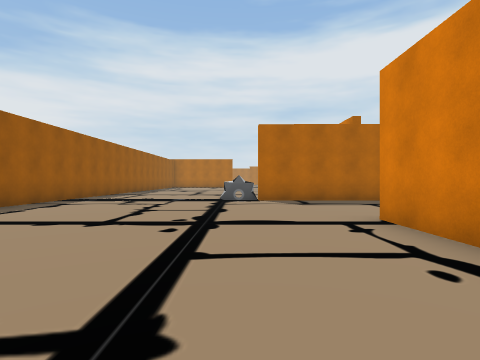
View 1 (above)

24 first-person views from a walk through a Unity game level. The camera is 1.2 m above the floor, looks level and sees 80° across. The floor is counted in squares, 2 m on a side. Each view is taken from the middle of a square. On the plan, view 1 faces up. The plan holds only what a view shows up to about 9 squares ahead; the rest is blank. The place goes on beyond the plan. The player is left out.

View 2
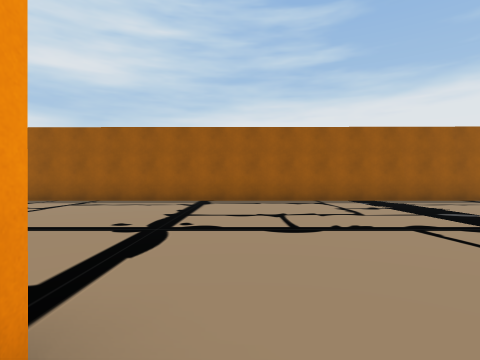

View 3
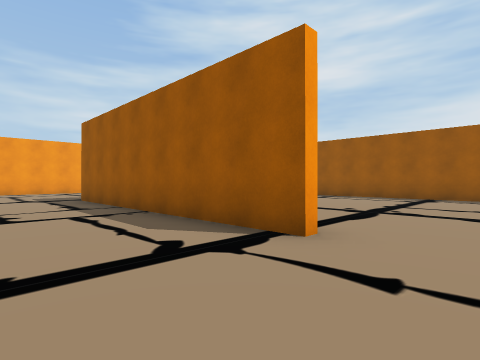

View 4
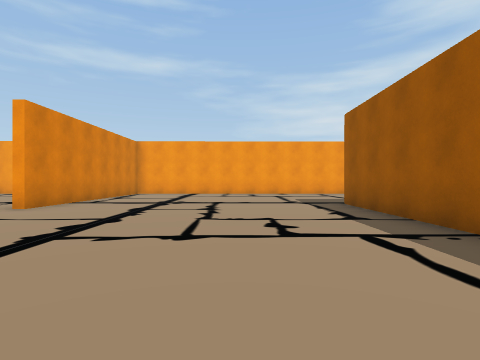

View 5
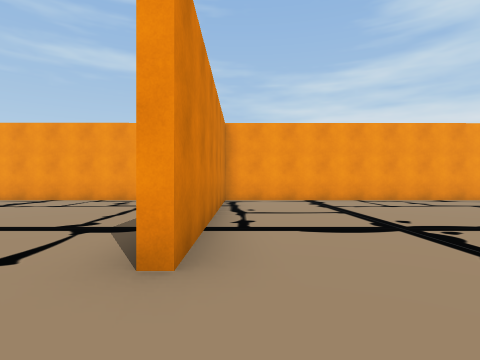

View 6
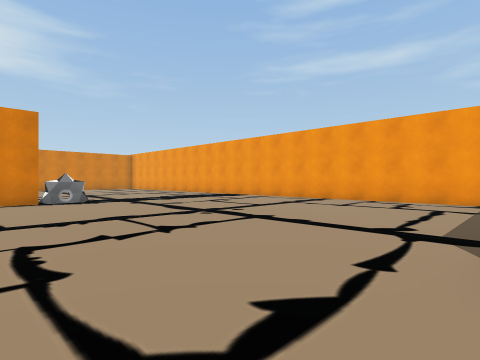

View 7
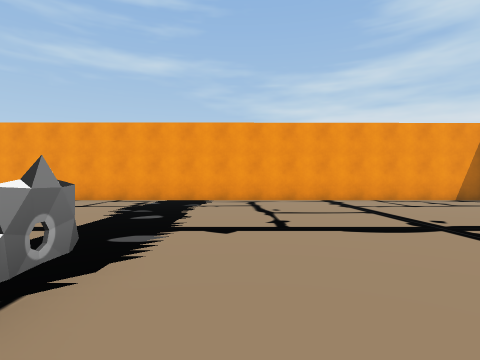

View 8
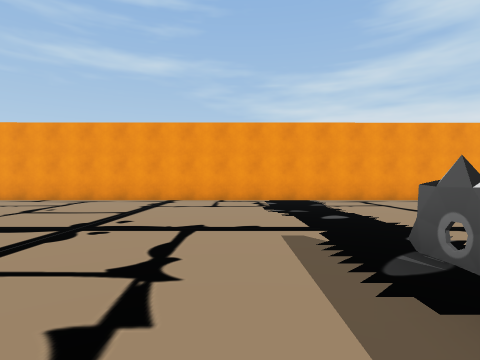

View 9
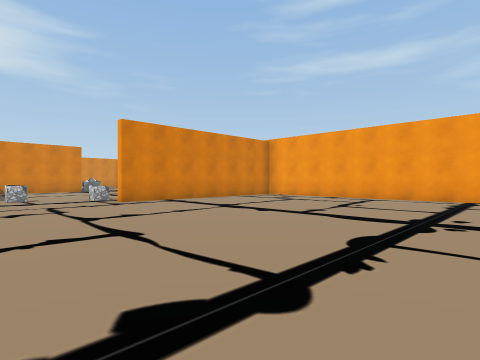

View 10
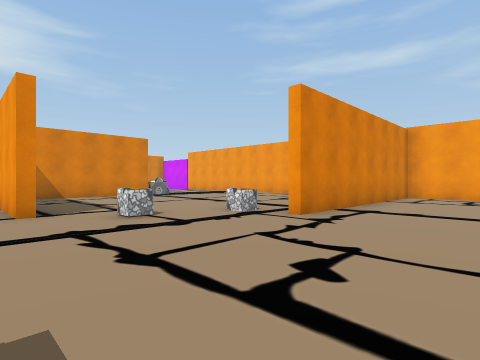

View 11
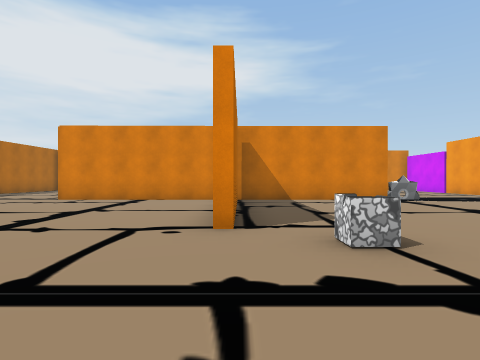

View 12
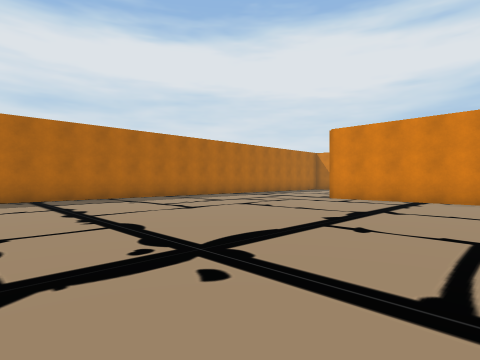

View 13
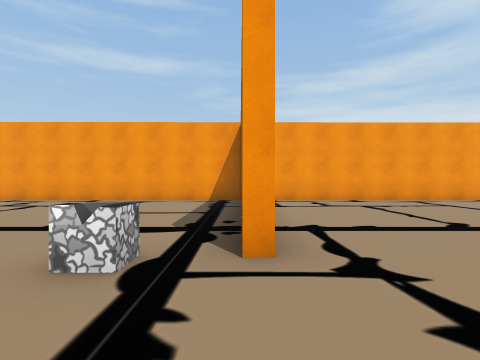

View 14
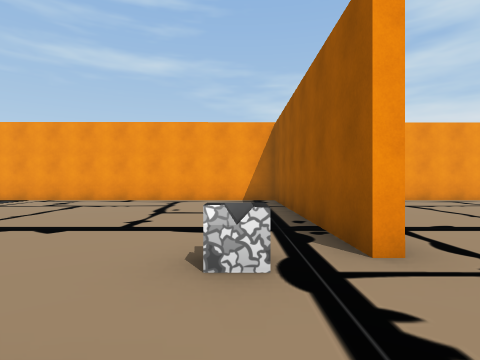

View 15
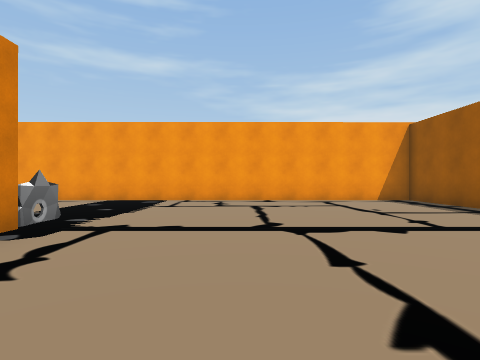

View 16
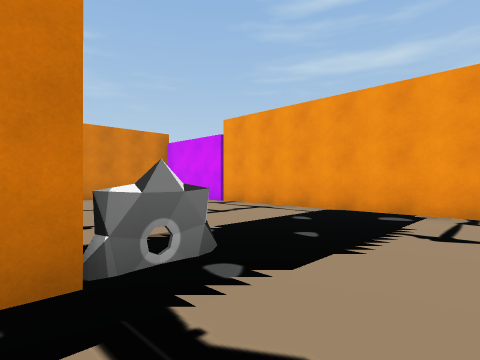

View 17
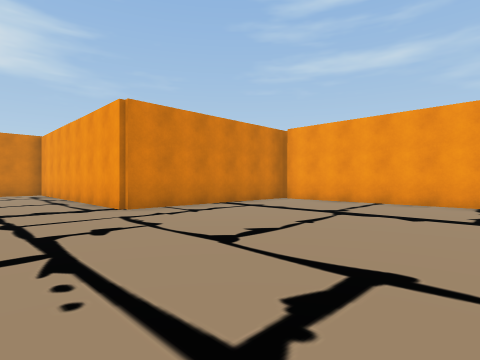

View 18
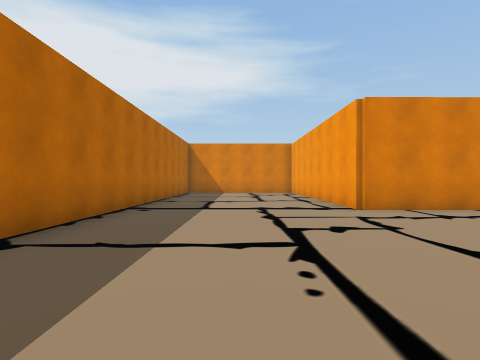

View 19
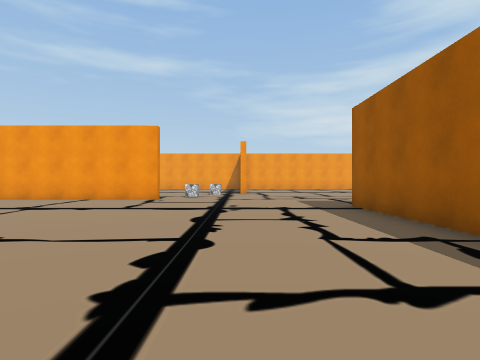

View 20
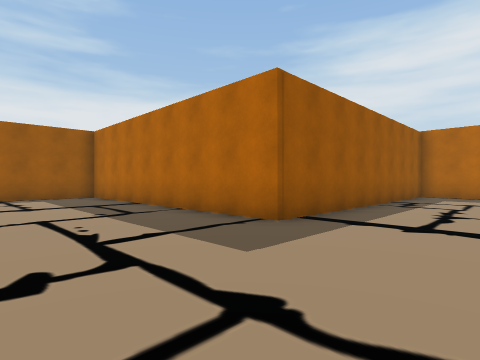

View 21
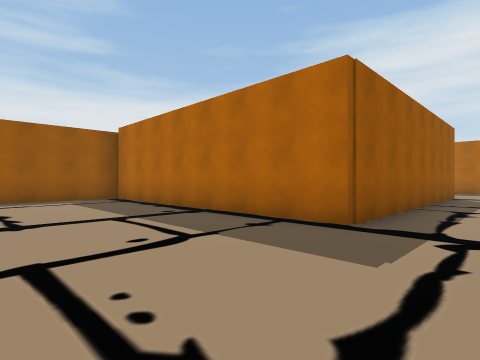

View 22
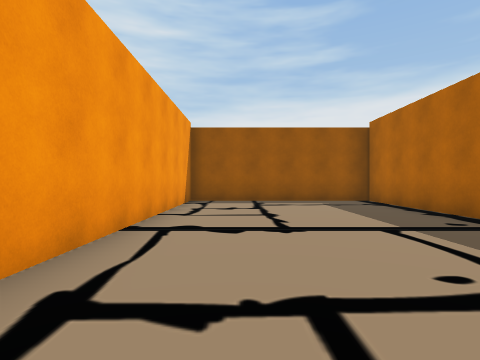

View 23
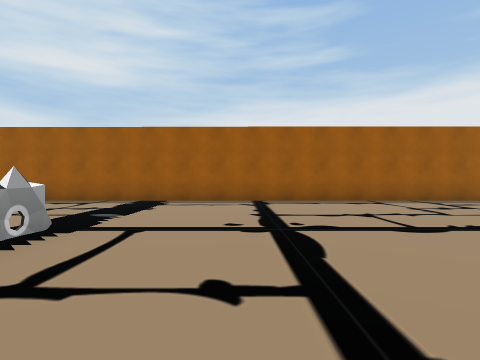

View 24
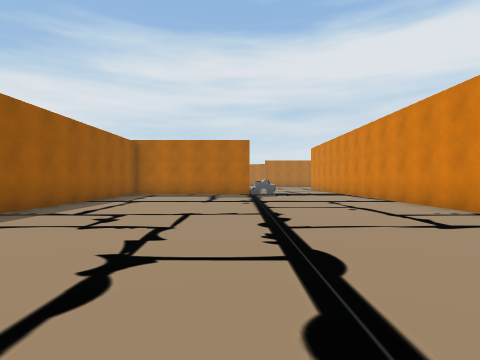

### Floor plan
Points are (right, up) in squares from view 1. A wall is a line through its corners. A room is listed if a view was taken in it or the views show most of it. See-through windows are left out.
Room 1 (views 1, 23, 24)
walls: (-0.3, 8.7) (0.2, 8.6); (-0.5, 8.6) (0.2, 8.7); (0.3, 8.5) (-0.5, 8.7) (0.3, 8.6); (0.5, 8.6) (-0.4, 8.6); (1.5, 8.4) (0.5, 8.4); (3.3, 16.1) (3.3, 20); (2.1, 2.5) (2.1, 4.4); (-5.3, 20) (-5.3, -1.1)
ways out: opening at (2, 6) to room 2
Room 2 (views 2, 3, 4, 5, 6, 7, 8, 9, 10, 11, 12, 13, 14, 15, 16, 17, 18, 19, 20, 21, 22)
walls: (18.5, -1.7) (18.4, -2.6); (18.4, -2) (18.5, -2.5) (18.4, -1.7); (18.4, -2.3) (18.4, -0.6); (18.4, -2.4) (18.5, -1.6); (18.6, 2.4) (18.6, 0.9); (29, -2.1) (29, -8.5) (41.5, -8.5); (28.7, -8) (28.7, -2.1); (31.4, 1.3) (36.3, 1.3); (26.4, 10.2) (26.4, 3.4) (19.6, 3.4); (33.8, 1.1) (31.8, 1.1); (9.9, -8.5) (28.3, -8.5); (36.7, -3.5) (36.7, 6.6) (41.4, 6.6); (36.7, -4.5) (36.8, -3.5); (31.3, 11.4) (27.7, 11.4); (36.9, -4.5) (36.8, -3.6); (4.2, 8.4) (1.5, 8.4); (2.4, 4.4) (2.4, -3.3) (-5.3, -3.3) (-5.3, -8.4) (9.4, -8.5) (9.4, -1.9); (40, 11.4) (33.8, 11.4)
ways out: opening at (2, 6) to room 1
objects: other object (30, -2); other object (31, 0)

Where each view was taken, in squares from view 1:
view 1: 0 up, 0 right, facing up
view 2: 5 up, 3 right, facing left
view 3: 6 up, 5 right, facing down-left
view 4: 4 up, 5 right, facing down
view 5: 0 up, 9 right, facing down
view 6: 0 up, 10 right, facing down-right
view 7: 0 up, 17 right, facing down
view 8: 0 up, 20 right, facing down
view 9: 1 up, 21 right, facing down-right
view 10: 2 up, 26 right, facing down-right
view 11: 1 up, 28 right, facing right
view 12: 2 up, 28 right, facing up-right
view 13: 0 up, 29 right, facing down
view 14: 0 up, 30 right, facing down
view 15: 0 up, 34 right, facing down
view 16: 3 down, 35 right, facing down-right
view 17: 9 up, 31 right, facing down-right
view 18: 9 up, 31 right, facing right
view 19: 10 up, 29 right, facing down
view 20: 0 up, 29 right, facing up-left
view 21: 7 down, 4 right, facing up-left
view 22: 7 down, 3 right, facing left
view 23: 11 up, 3 right, facing left
view 24: 11 up, 1 left, facing up
